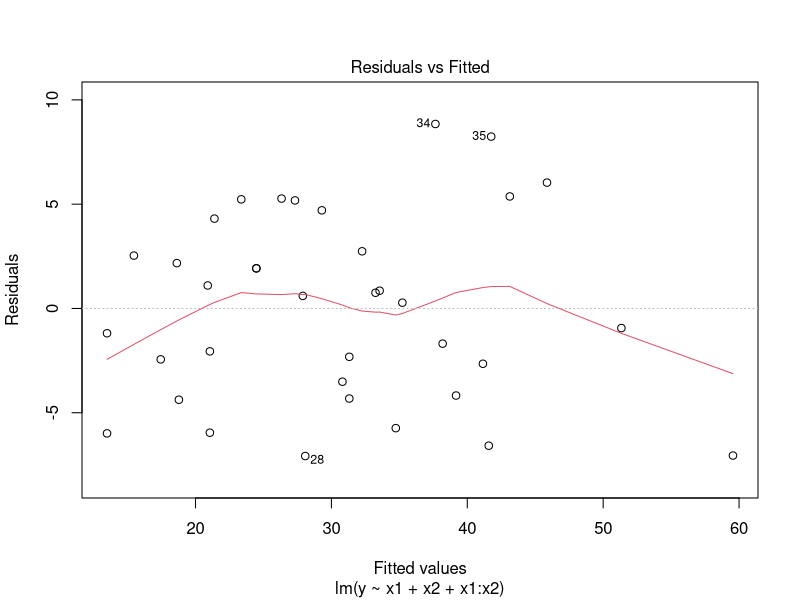
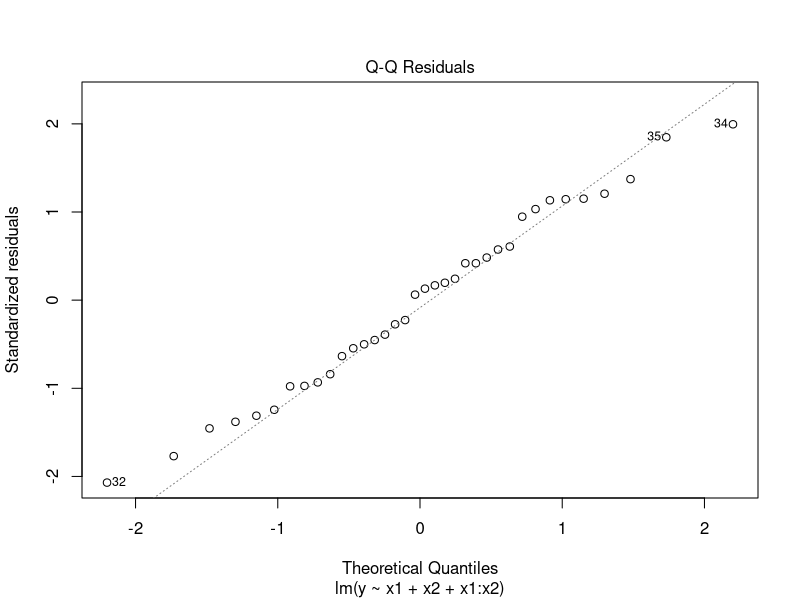
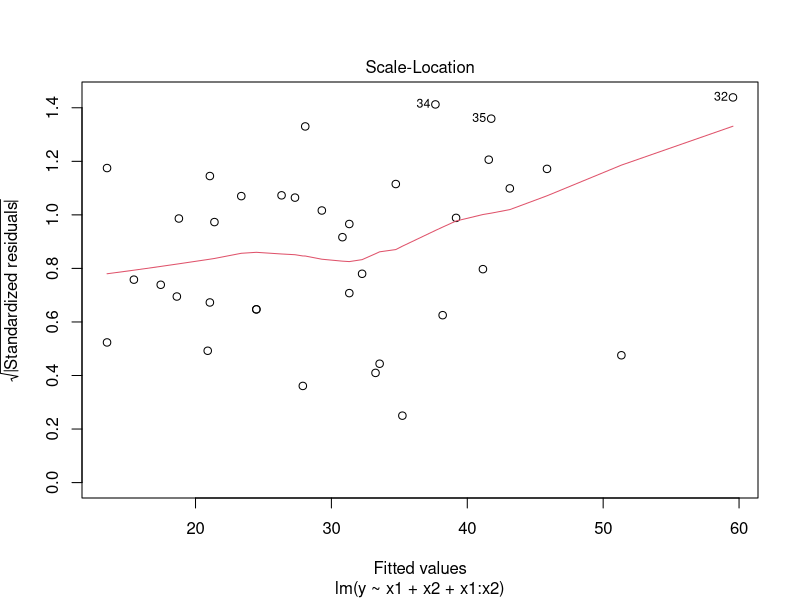
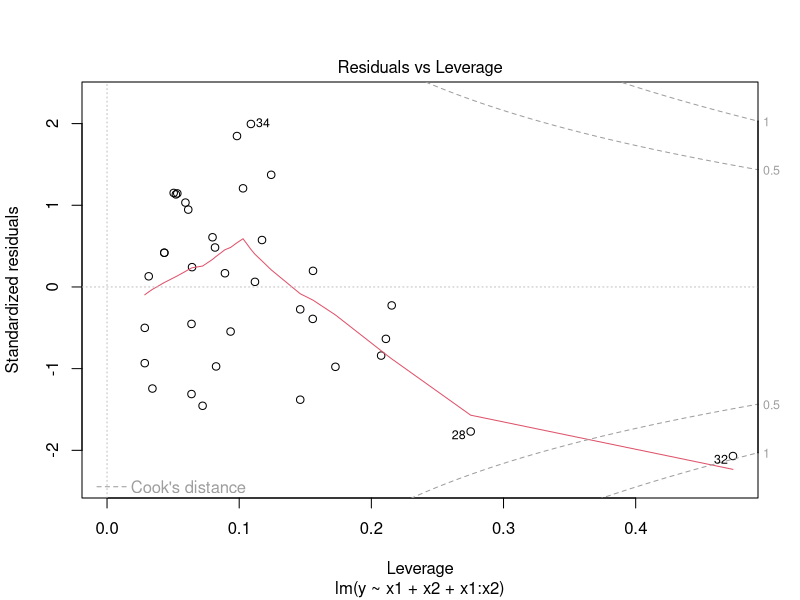

Reproduce these figures in R, in order.
## ---- chunk 1
knitr::opts_chunk$set(echo = TRUE)
library(MASS)
library(tibble)
## ---- chunk 2
setwd('G:/OneDrive - Texas Tech University/IE 5344 Statistical Data Analysis/Flipped Assignment 9')
data <- read.csv('data-table-B8.csv', header = TRUE)
head(data)
## ---- chunk 3
fit1 <- lm(y~x1+x2+x1:x2, data)
summary(fit1)
fit1$coefficients
## ---- chunk 4
plot(fit1,1)
## ---- chunk 5
plot(fit1,2)
## ---- chunk 6
plot(fit1,3)
## ---- chunk 7
plot(fit1,5)
## ---- chunk 8
summary(fit1)
## ---- chunk 9
fit2 <- lm(y~x1+x2, data)
anova(fit2,fit1)
## ---- chunk 10
summary(fit2)
